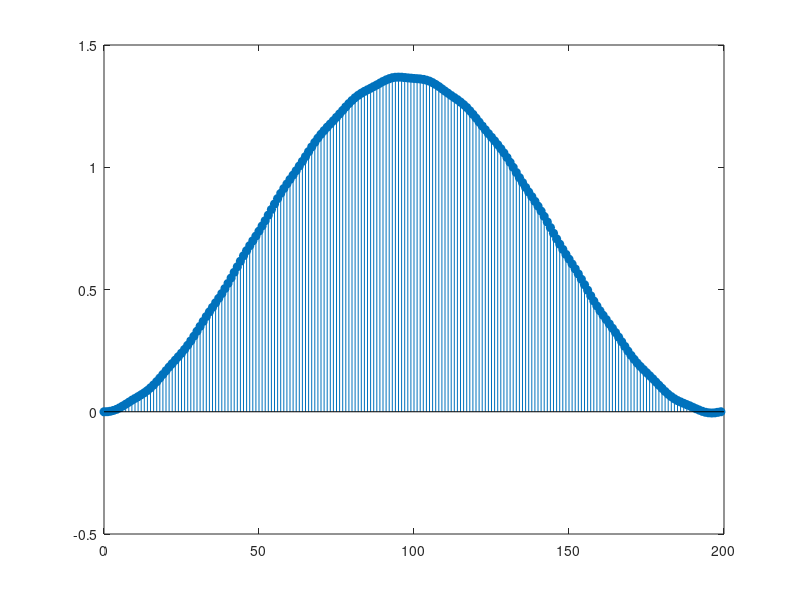
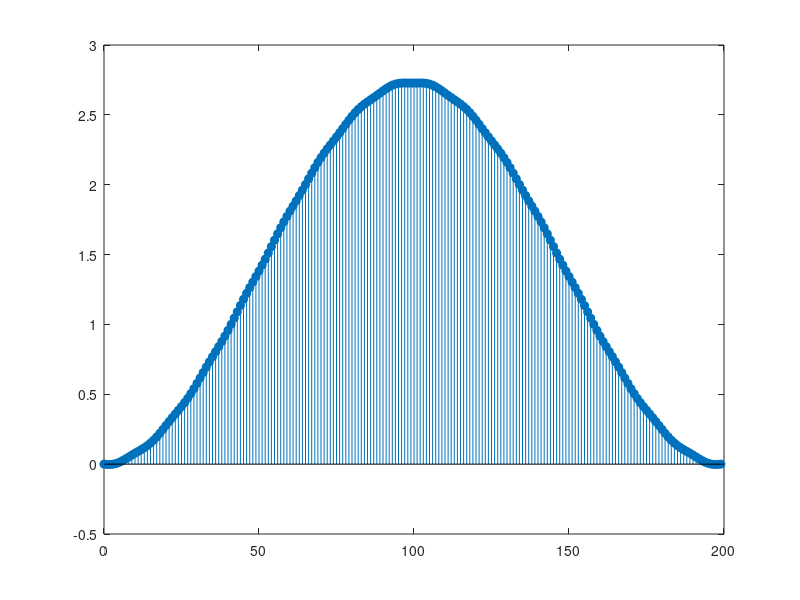
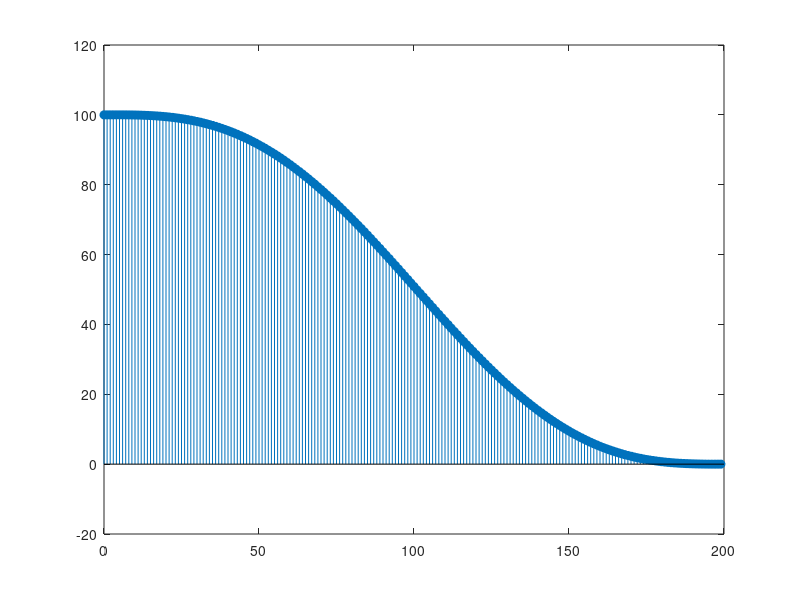

Reproduce these figures in MATLAB, in order.
%EEET 425 LAB05Q1
N = 200;
M = N; %window length parameter, filter order
n = 0:N;

nminus1 = 0:199; %time index for the input signal
w = 0.5 - 0.5 * cos(2 * pi * n / M); %hann window, 201 samples

%figure;
%freqz(w, 1);

num_pairs = (N / 2); %number of symmetric coefficient pairs
b = w(1:num_pairs); %first half of the window, shared by each pair
b_center = w(num_pairs + 1); %center coefficient, has no pair

x = cos((pi/6)*(nminus1)) + 3*sin((2*pi)*(nminus1)/3); %input signal
L = length(x); %signal length

x_zeros = [zeros(1, N), x, zeros(1, N)]; %zero padding, N zeros on each side
y_zeros = zeros(1, L); %preallocate zero padded output

for i = 1:L
    id = i + N; %index of x(i) inside the padded signal
    acc = 0; %reset accumulator for each output sample
    for k = 0:(num_pairs - 1)
        x_left = x_zeros(id - k); %delay k sample
        x_right = x_zeros(id - N + k); %delay N-k sample, the symmetric partner
        acc = acc + b(k + 1) * (x_left + x_right); %add the pair, one multiply
    end
    acc = acc + b_center * x_zeros(id - num_pairs); %center tap at delay N/2
    y_zeros(i) = acc;
end

figure;
stem(nminus1, y_zeros, 'filled'); %zero padding output


x_left_pad  = fliplr(x(1:N)); %mirror of the start
x_right_pad = fliplr(x(L-N+1:L)); %mirror of the end
x_reflect = [x_left_pad, x, x_right_pad]; %reflective padding
y_reflect = zeros(1, L); %preallocate reflective output

for i = 1:L
    id = i + N; %index of x(i) inside the padded signal
    acc = 0;
    for k = 0:(num_pairs - 1)
        x_left = x_reflect(id - k);
        x_right = x_reflect(id - N + k);
        acc = acc + b(k + 1) * (x_left + x_right); %same pair structure as before
    end
    acc = acc + b_center * x_reflect(id - num_pairs); %center tap
    y_reflect(i) = acc;
end

figure;
stem(nminus1, y_reflect, 'filled'); %reflective padding output


x_rep = [x(1) * ones(1, N), x, x(L) * ones(1, N)]; %replicate padding, repeat edge values
y_rep = zeros(1, L); %preallocate replicate output

for i = 1:L
    id = i + N; %index of x(i) inside the padded signal
    acc = 0;
    for k = 0:(num_pairs - 1)
        x_left = x_rep(id - k);
        x_right = x_rep(id - N + k);
        acc = acc + b(k + 1) * (x_left + x_right); %same pair structure as before
    end
    acc = acc + b_center * x_rep(id - num_pairs); %center tap
    y_rep(i) = acc;
end

figure;
stem(nminus1, y_rep, 'filled'); %replicate padding output
